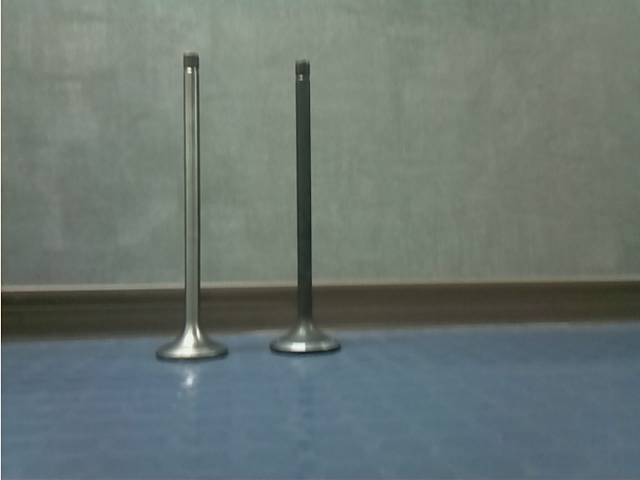
#> input picture photos/train_00000_001.png, 640 x 480 px
$ python test_GUI.py
#> lines starting #> are read from the running program, lines starting #| are printed output that depends on the picture
#> further down, image is the input picture: shape (480, 640, 3); mean B, G, R 113.3, 117.4, 106.3
import cv2
from tkinter import *
from PIL import Image
from PIL import ImageTk


def readtoimg(image):
    src = cv2.flip(image, 1)
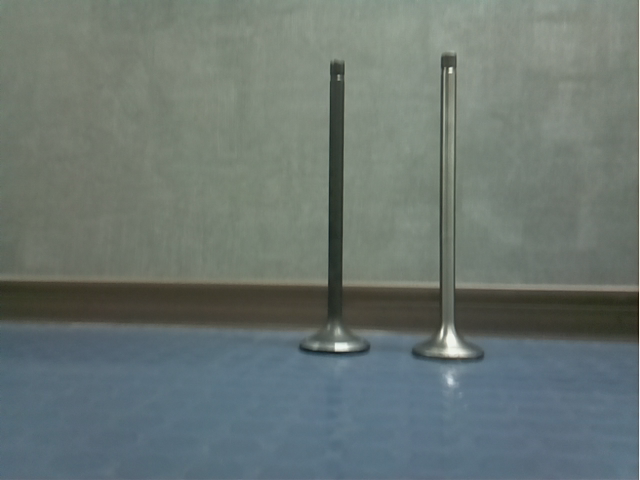
#> src: shape (480, 640, 3); mean B, G, R 113.3, 117.4, 106.3
    src = cv2.resize(src, (210, 150))
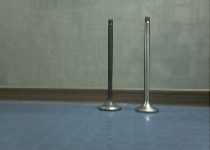
#> src: shape (150, 210, 3); mean B, G, R 113, 117, 105.9
    img = cv2.cvtColor(src, cv2.COLOR_BGR2RGB)
    img = Image.fromarray(img)
    img = ImageTk.PhotoImage(image=img)
    return img

path ="../photos/train_00000_001.png"
window=Tk()
window.title("Space Stock")
window.geometry("640x300")

image = cv2.imread("../photos/train_00000_001.png",1)
imgtk1 = readtoimg(image)

image = cv2.imread("../photos/train_00001_002.png",1)
#> (the run stopped early here; a loop or call above may not have finished)

$ run again, with photos/train_00001_001.png copied over photos/train_00000_001.png
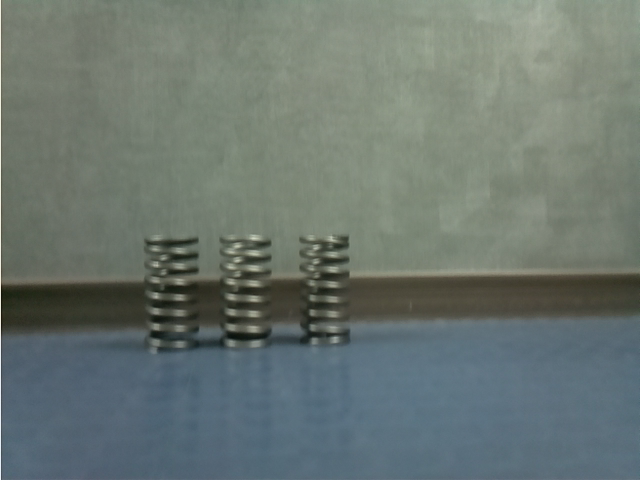
#> input picture photos/train_00001_001.png, 640 x 480 px
#> image is the input picture: shape (480, 640, 3); mean B, G, R 112.4, 118, 106.7
#> in readtoimg, `src = cv2.flip(image, 1)`:
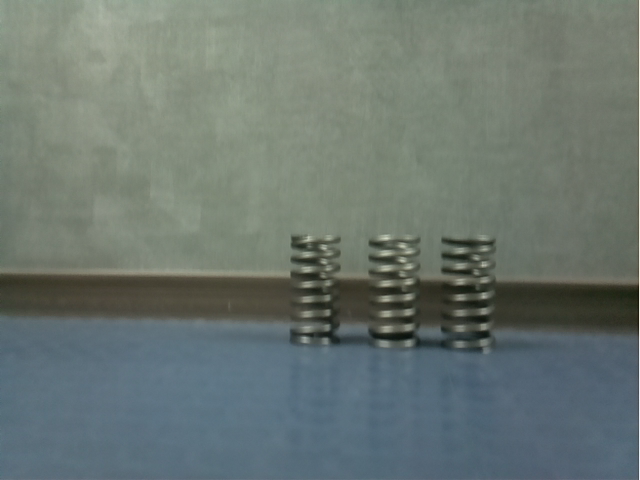
#> src: shape (480, 640, 3); mean B, G, R 112.4, 118, 106.7
#> in readtoimg, `src = cv2.resize(src, (210, 150))`:
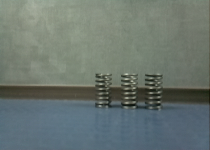
#> src: shape (150, 210, 3); mean B, G, R 112.1, 117.7, 106.3

$ run again, with photos/train_00002_001.png copied over photos/train_00000_001.png
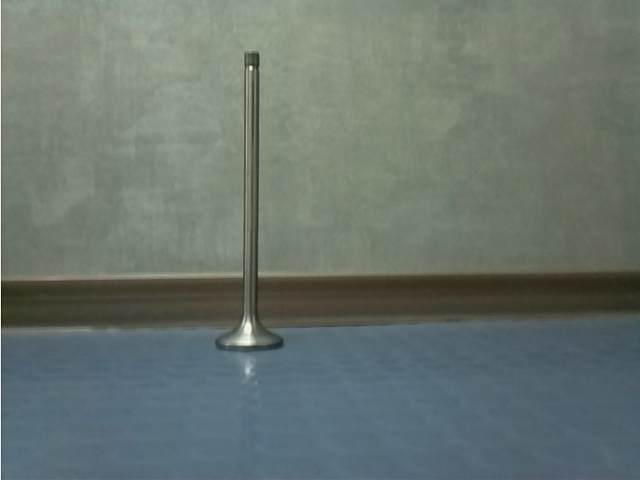
#> input picture photos/train_00002_001.png, 640 x 480 px
#> image is the input picture: shape (480, 640, 3); mean B, G, R 110, 116.2, 105.8
#> in readtoimg, `src = cv2.flip(image, 1)`:
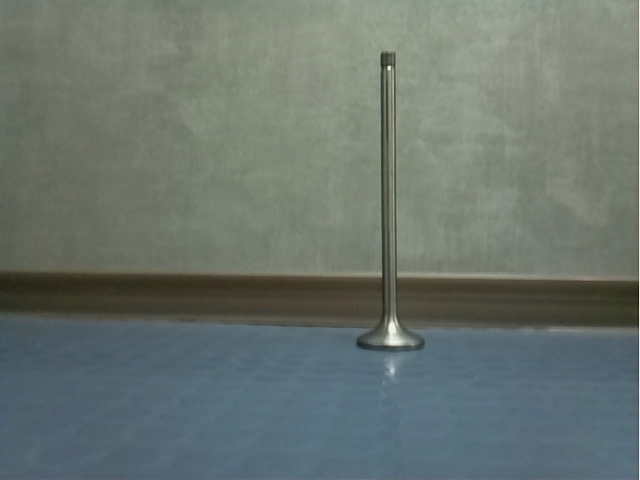
#> src: shape (480, 640, 3); mean B, G, R 110, 116.2, 105.8
#> in readtoimg, `src = cv2.resize(src, (210, 150))`:
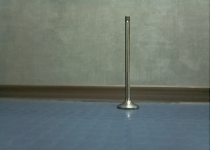
#> src: shape (150, 210, 3); mean B, G, R 109.7, 115.8, 105.5
